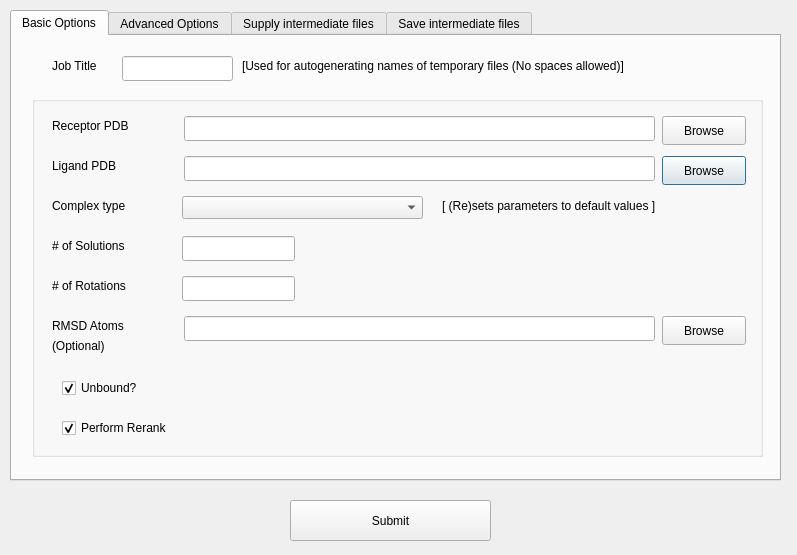
<ui version="4.0" >
 <class>dockUI</class>
 <widget class="QDialog" name="dockUI" >
  <property name="geometry" >
   <rect>
    <x>0</x>
    <y>0</y>
    <width>797</width>
    <height>555</height>
   </rect>
  </property>
  <property name="windowTitle" >
   <string>Submit Docking Job</string>
  </property>
  <widget class="QTabWidget" name="dockingTabs" >
   <property name="geometry" >
    <rect>
     <x>10</x>
     <y>10</y>
     <width>771</width>
     <height>471</height>
    </rect>
   </property>
   <property name="currentIndex" >
    <number>0</number>
   </property>
   <widget class="QWidget" name="tab" >
    <attribute name="title" >
     <string>Basic Options</string>
    </attribute>
    <widget class="QGroupBox" name="groupBox" >
     <property name="geometry" >
      <rect>
       <x>20</x>
       <y>60</y>
       <width>731</width>
       <height>361</height>
      </rect>
     </property>
     <property name="title" >
      <string/>
     </property>
     <widget class="QLabel" name="label" >
      <property name="geometry" >
       <rect>
        <x>20</x>
        <y>20</y>
        <width>131</width>
        <height>20</height>
       </rect>
      </property>
      <property name="whatsThis" >
       <string>Name of the PDB file for the static molecule</string>
      </property>
      <property name="text" >
       <string>Receptor PDB</string>
      </property>
     </widget>
     <widget class="QLabel" name="label_2" >
      <property name="geometry" >
       <rect>
        <x>20</x>
        <y>60</y>
        <width>131</width>
        <height>20</height>
       </rect>
      </property>
      <property name="whatsThis" >
       <string>Name of the PDB file for the moving molecule</string>
      </property>
      <property name="text" >
       <string>Ligand PDB</string>
      </property>
     </widget>
     <widget class="QLineEdit" name="receptorPDBTextBox" >
      <property name="geometry" >
       <rect>
        <x>152</x>
        <y>20</y>
        <width>471</width>
        <height>25</height>
       </rect>
      </property>
      <property name="toolTip" >
       <string/>
      </property>
      <property name="whatsThis" >
       <string>Name of the PDB file for the static molecule</string>
      </property>
      <property name="readOnly" >
       <bool>false</bool>
      </property>
     </widget>
     <widget class="QPushButton" name="ligandPDBButton" >
      <property name="geometry" >
       <rect>
        <x>630</x>
        <y>60</y>
        <width>84</width>
        <height>29</height>
       </rect>
      </property>
      <property name="text" >
       <string>Browse</string>
      </property>
     </widget>
     <widget class="QLineEdit" name="ligandPDBTextBox" >
      <property name="geometry" >
       <rect>
        <x>152</x>
        <y>60</y>
        <width>471</width>
        <height>25</height>
       </rect>
      </property>
      <property name="toolTip" >
       <string/>
      </property>
      <property name="whatsThis" >
       <string>Name of the PDB file for the moving molecule</string>
      </property>
      <property name="readOnly" >
       <bool>false</bool>
      </property>
     </widget>
     <widget class="QPushButton" name="receptorPDBButton" >
      <property name="geometry" >
       <rect>
        <x>630</x>
        <y>20</y>
        <width>84</width>
        <height>29</height>
       </rect>
      </property>
      <property name="text" >
       <string>Browse</string>
      </property>
     </widget>
     <widget class="QLabel" name="label_17" >
      <property name="geometry" >
       <rect>
        <x>20</x>
        <y>100</y>
        <width>131</width>
        <height>20</height>
       </rect>
      </property>
      <property name="whatsThis" >
       <string>Type of the docked complex that has four possible values: (1) antibody-antigen, (2) enzyme-inhibitor or enzyme-substrate, (3) neither antibody nor enzyme, and (4) unknown, in which case F2Dock tries to identify the complex type itself.</string>
      </property>
      <property name="text" >
       <string>Complex type</string>
      </property>
     </widget>
     <widget class="QComboBox" name="complexTypeCombo" >
      <property name="geometry" >
       <rect>
        <x>150</x>
        <y>100</y>
        <width>241</width>
        <height>23</height>
       </rect>
      </property>
      <property name="whatsThis" >
       <string>Type of the docked complex that has four possible values: (1) antibody-antigen, (2) enzyme-inhibitor or enzyme-substrate, (3) neither antibody nor enzyme, and (4) unknown, in which case F2Dock tries to identify the complex type itself.</string>
      </property>
     </widget>
     <widget class="QLineEdit" name="numSolTextBox" >
      <property name="geometry" >
       <rect>
        <x>150</x>
        <y>140</y>
        <width>113</width>
        <height>25</height>
       </rect>
      </property>
      <property name="whatsThis" >
       <string>A positive integer giving the upper bound on the number of top docking poses F2dock should output. Default value is 20000.</string>
      </property>
      <property name="text" >
       <string/>
      </property>
      <property name="maxLength" >
       <number>5</number>
      </property>
     </widget>
     <widget class="QLabel" name="label_6" >
      <property name="geometry" >
       <rect>
        <x>20</x>
        <y>140</y>
        <width>121</width>
        <height>20</height>
       </rect>
      </property>
      <property name="whatsThis" >
       <string>A positive integer giving the upper bound on the number of top docking poses F2dock should output. Default value is 20000.</string>
      </property>
      <property name="text" >
       <string># of Solutions</string>
      </property>
     </widget>
     <widget class="QCheckBox" name="rerankCheckBox" >
      <property name="geometry" >
       <rect>
        <x>30</x>
        <y>320</y>
        <width>211</width>
        <height>24</height>
       </rect>
      </property>
      <property name="whatsThis" >
       <string>If checked, the server would run GB-rerank after getting the results from F2Dock</string>
      </property>
      <property name="text" >
       <string>Perform Rerank</string>
      </property>
      <property name="iconSize" >
       <size>
        <width>20</width>
        <height>20</height>
       </size>
      </property>
      <property name="checked" >
       <bool>true</bool>
      </property>
     </widget>
     <widget class="QCheckBox" name="unboundCheckBox" >
      <property name="geometry" >
       <rect>
        <x>30</x>
        <y>280</y>
        <width>211</width>
        <height>24</height>
       </rect>
      </property>
      <property name="text" >
       <string>Unbound?</string>
      </property>
      <property name="iconSize" >
       <size>
        <width>20</width>
        <height>20</height>
       </size>
      </property>
      <property name="checked" >
       <bool>true</bool>
      </property>
     </widget>
     <widget class="QLabel" name="label_20" >
      <property name="geometry" >
       <rect>
        <x>410</x>
        <y>100</y>
        <width>281</width>
        <height>20</height>
       </rect>
      </property>
      <property name="text" >
       <string>[ (Re)sets parameters to default values ]</string>
      </property>
     </widget>
     <widget class="QLabel" name="label_30" >
      <property name="geometry" >
       <rect>
        <x>20</x>
        <y>180</y>
        <width>121</width>
        <height>20</height>
       </rect>
      </property>
      <property name="whatsThis" >
       <string>The specified number of top rotations from teh set of rotational samples are used. Note that, if all rotations are not used, F2Dock might miss the correct solution.</string>
      </property>
      <property name="text" >
       <string># of Rotations</string>
      </property>
     </widget>
     <widget class="QLineEdit" name="numRotTextBox" >
      <property name="geometry" >
       <rect>
        <x>150</x>
        <y>180</y>
        <width>113</width>
        <height>25</height>
       </rect>
      </property>
      <property name="whatsThis" >
       <string>The specified number of top rotations from teh set of rotational samples are used. Note that, if all rotations are not used, F2Dock might miss the correct solution.</string>
      </property>
      <property name="text" >
       <string/>
      </property>
      <property name="maxLength" >
       <number>5</number>
      </property>
     </widget>
     <widget class="QPushButton" name="rmsdButton" >
      <property name="geometry" >
       <rect>
        <x>630</x>
        <y>220</y>
        <width>84</width>
        <height>29</height>
       </rect>
      </property>
      <property name="text" >
       <string>Browse</string>
      </property>
     </widget>
     <widget class="QLineEdit" name="rmsdTextBox" >
      <property name="geometry" >
       <rect>
        <x>152</x>
        <y>220</y>
        <width>471</width>
        <height>25</height>
       </rect>
      </property>
      <property name="whatsThis" >
       <string>A list of atoms on the interface of the two proteins. For redocking exercises, this can be supplied to F2Dock to compute RMSD between the correct solution and the predicted solutions</string>
      </property>
      <property name="readOnly" >
       <bool>false</bool>
      </property>
     </widget>
     <widget class="QLabel" name="label_31" >
      <property name="geometry" >
       <rect>
        <x>20</x>
        <y>220</y>
        <width>131</width>
        <height>20</height>
       </rect>
      </property>
      <property name="whatsThis" >
       <string>A list of atoms on the interface of the two proteins. For redocking exercises, this can be supplied to F2Dock to compute RMSD between the correct solution and the predicted solutions</string>
      </property>
      <property name="text" >
       <string>RMSD Atoms</string>
      </property>
     </widget>
     <widget class="QLabel" name="label_32" >
      <property name="geometry" >
       <rect>
        <x>20</x>
        <y>240</y>
        <width>131</width>
        <height>20</height>
       </rect>
      </property>
      <property name="text" >
       <string>(Optional)</string>
      </property>
     </widget>
    </widget>
    <widget class="QLineEdit" name="titleTextBox" >
     <property name="geometry" >
      <rect>
       <x>110</x>
       <y>20</y>
       <width>111</width>
       <height>25</height>
      </rect>
     </property>
    </widget>
    <widget class="QLabel" name="label_4" >
     <property name="geometry" >
      <rect>
       <x>40</x>
       <y>20</y>
       <width>71</width>
       <height>20</height>
      </rect>
     </property>
     <property name="text" >
      <string>Job Title </string>
     </property>
    </widget>
    <widget class="QLabel" name="label_5" >
     <property name="geometry" >
      <rect>
       <x>230</x>
       <y>20</y>
       <width>481</width>
       <height>20</height>
      </rect>
     </property>
     <property name="whatsThis" >
      <string>Used for autogenerating names of temporary files (No spaces allowed)</string>
     </property>
     <property name="text" >
      <string>[Used for autogenerating names of temporary files (No spaces allowed)]</string>
     </property>
    </widget>
   </widget>
   <widget class="QWidget" name="tab_2" >
    <attribute name="title" >
     <string>Advanced Options</string>
    </attribute>
    <widget class="QGroupBox" name="groupBox_2" >
     <property name="geometry" >
      <rect>
       <x>390</x>
       <y>10</y>
       <width>361</width>
       <height>251</height>
      </rect>
     </property>
     <property name="title" >
      <string>Weights</string>
     </property>
     <widget class="QLabel" name="label_3" >
      <property name="geometry" >
       <rect>
        <x>30</x>
        <y>30</y>
        <width>221</width>
        <height>20</height>
       </rect>
      </property>
      <property name="whatsThis" >
       <string>See parameter description (available with the software) and/or the paper for details</string>
      </property>
      <property name="text" >
       <string>Skin-skin overlap weight</string>
      </property>
     </widget>
     <widget class="QLabel" name="label_7" >
      <property name="geometry" >
       <rect>
        <x>30</x>
        <y>60</y>
        <width>221</width>
        <height>20</height>
       </rect>
      </property>
      <property name="whatsThis" >
       <string>See parameter description (available with the software) and/or the paper for details</string>
      </property>
      <property name="text" >
       <string>Skin-core overlap weight</string>
      </property>
     </widget>
     <widget class="QLabel" name="label_8" >
      <property name="geometry" >
       <rect>
        <x>30</x>
        <y>90</y>
        <width>221</width>
        <height>20</height>
       </rect>
      </property>
      <property name="whatsThis" >
       <string>See parameter description (available with the software) and/or the paper for details</string>
      </property>
      <property name="text" >
       <string>Core-core overlap weight</string>
      </property>
     </widget>
     <widget class="QLabel" name="label_9" >
      <property name="geometry" >
       <rect>
        <x>30</x>
        <y>120</y>
        <width>221</width>
        <height>20</height>
       </rect>
      </property>
      <property name="whatsThis" >
       <string>See parameter description (available with the software) and/or the paper for details</string>
      </property>
      <property name="text" >
       <string>Electrostatic weight</string>
      </property>
     </widget>
     <widget class="QLabel" name="label_10" >
      <property name="geometry" >
       <rect>
        <x>30</x>
        <y>150</y>
        <width>221</width>
        <height>20</height>
       </rect>
      </property>
      <property name="whatsThis" >
       <string>See parameter description (available with the software) and/or the paper for details</string>
      </property>
      <property name="text" >
       <string>Hydrophobicity weight</string>
      </property>
     </widget>
     <widget class="QLabel" name="label_11" >
      <property name="geometry" >
       <rect>
        <x>30</x>
        <y>180</y>
        <width>221</width>
        <height>20</height>
       </rect>
      </property>
      <property name="whatsThis" >
       <string>See parameter description (available with the software) and/or the paper for details</string>
      </property>
      <property name="text" >
       <string>Hydrogen bonding weight</string>
      </property>
     </widget>
     <widget class="QLabel" name="label_12" >
      <property name="geometry" >
       <rect>
        <x>30</x>
        <y>210</y>
        <width>221</width>
        <height>20</height>
       </rect>
      </property>
      <property name="whatsThis" >
       <string>See parameter description (available with the software) and/or the paper for details</string>
      </property>
      <property name="text" >
       <string>Simple Charge Compl. weight</string>
      </property>
     </widget>
     <widget class="QLineEdit" name="ssWeightTextBox" >
      <property name="geometry" >
       <rect>
        <x>250</x>
        <y>30</y>
        <width>71</width>
        <height>25</height>
       </rect>
      </property>
      <property name="whatsThis" >
       <string>See parameter description (available with the software) and/or the paper for details</string>
      </property>
      <property name="inputMask" >
       <string/>
      </property>
      <property name="maxLength" >
       <number>6</number>
      </property>
     </widget>
     <widget class="QLineEdit" name="scWeightTextBox" >
      <property name="geometry" >
       <rect>
        <x>250</x>
        <y>60</y>
        <width>71</width>
        <height>25</height>
       </rect>
      </property>
      <property name="whatsThis" >
       <string>See parameter description (available with the software) and/or the paper for details</string>
      </property>
      <property name="inputMask" >
       <string/>
      </property>
      <property name="maxLength" >
       <number>6</number>
      </property>
     </widget>
     <widget class="QLineEdit" name="ccWeightTextBox" >
      <property name="geometry" >
       <rect>
        <x>250</x>
        <y>90</y>
        <width>71</width>
        <height>25</height>
       </rect>
      </property>
      <property name="whatsThis" >
       <string>See parameter description (available with the software) and/or the paper for details</string>
      </property>
      <property name="inputMask" >
       <string/>
      </property>
      <property name="maxLength" >
       <number>6</number>
      </property>
     </widget>
     <widget class="QLineEdit" name="elecWeightTextBox" >
      <property name="geometry" >
       <rect>
        <x>250</x>
        <y>120</y>
        <width>71</width>
        <height>25</height>
       </rect>
      </property>
      <property name="whatsThis" >
       <string>See parameter description (available with the software) and/or the paper for details</string>
      </property>
      <property name="inputMask" >
       <string/>
      </property>
      <property name="maxLength" >
       <number>6</number>
      </property>
     </widget>
     <widget class="QLineEdit" name="hydrophobicityWeightTextBox" >
      <property name="geometry" >
       <rect>
        <x>250</x>
        <y>150</y>
        <width>71</width>
        <height>25</height>
       </rect>
      </property>
      <property name="whatsThis" >
       <string>See parameter description (available with the software) and/or the paper for details</string>
      </property>
      <property name="inputMask" >
       <string/>
      </property>
      <property name="maxLength" >
       <number>6</number>
      </property>
     </widget>
     <widget class="QLineEdit" name="hbondWeightTextBox" >
      <property name="geometry" >
       <rect>
        <x>250</x>
        <y>180</y>
        <width>71</width>
        <height>25</height>
       </rect>
      </property>
      <property name="whatsThis" >
       <string>See parameter description (available with the software) and/or the paper for details</string>
      </property>
      <property name="inputMask" >
       <string/>
      </property>
      <property name="maxLength" >
       <number>6</number>
      </property>
     </widget>
     <widget class="QLineEdit" name="chargeWeightTextBox" >
      <property name="geometry" >
       <rect>
        <x>250</x>
        <y>210</y>
        <width>71</width>
        <height>25</height>
       </rect>
      </property>
      <property name="whatsThis" >
       <string>See parameter description (available with the software) and/or the paper for details</string>
      </property>
      <property name="inputMask" >
       <string/>
      </property>
      <property name="maxLength" >
       <number>6</number>
      </property>
     </widget>
    </widget>
    <widget class="QGroupBox" name="groupBox_3" >
     <property name="geometry" >
      <rect>
       <x>20</x>
       <y>10</y>
       <width>341</width>
       <height>131</height>
      </rect>
     </property>
     <property name="title" >
      <string>Search Space Parameters</string>
     </property>
     <widget class="QLineEdit" name="gridSpacingTextBox" >
      <property name="geometry" >
       <rect>
        <x>200</x>
        <y>30</y>
        <width>71</width>
        <height>25</height>
       </rect>
      </property>
      <property name="whatsThis" >
       <string>A suggested upper bound on the size of a gridcell. Used for discretizing the translational search space</string>
      </property>
      <property name="inputMask" >
       <string/>
      </property>
      <property name="maxLength" >
       <number>6</number>
      </property>
     </widget>
     <widget class="QLabel" name="label_14" >
      <property name="geometry" >
       <rect>
        <x>30</x>
        <y>30</y>
        <width>131</width>
        <height>20</height>
       </rect>
      </property>
      <property name="whatsThis" >
       <string>A suggested upper bound on the size of a gridcell. Used for discretizing the translational search space</string>
      </property>
      <property name="text" >
       <string>Grid Spacing</string>
      </property>
     </widget>
     <widget class="QLabel" name="label_18" >
      <property name="geometry" >
       <rect>
        <x>30</x>
        <y>60</y>
        <width>161</width>
        <height>20</height>
       </rect>
      </property>
      <property name="whatsThis" >
       <string>The rotational space SO3 is uniformly sampled. This is used to specify the sampling density.</string>
      </property>
      <property name="text" >
       <string>Rotational Sampling</string>
      </property>
     </widget>
     <widget class="QLabel" name="label_19" >
      <property name="geometry" >
       <rect>
        <x>30</x>
        <y>90</y>
        <width>161</width>
        <height>20</height>
       </rect>
      </property>
      <property name="whatsThis" >
       <string>A number specifying the number of hits to consider from each rotational sample</string>
      </property>
      <property name="text" >
       <string># of peaks per rotation</string>
      </property>
     </widget>
     <widget class="QLineEdit" name="peaksPerRotationTextBox" >
      <property name="geometry" >
       <rect>
        <x>200</x>
        <y>90</y>
        <width>71</width>
        <height>25</height>
       </rect>
      </property>
      <property name="whatsThis" >
       <string>A number specifying the number of hits to consider from each rotational sample</string>
      </property>
      <property name="inputMask" >
       <string/>
      </property>
      <property name="maxLength" >
       <number>6</number>
      </property>
     </widget>
     <widget class="QComboBox" name="rotSeparationCombo" >
      <property name="geometry" >
       <rect>
        <x>200</x>
        <y>60</y>
        <width>71</width>
        <height>23</height>
       </rect>
      </property>
      <property name="whatsThis" >
       <string>The rotational space SO3 is uniformly sampled. This is used to specify the sampling density.</string>
      </property>
     </widget>
    </widget>
    <widget class="QGroupBox" name="groupBox_6" >
     <property name="geometry" >
      <rect>
       <x>20</x>
       <y>150</y>
       <width>341</width>
       <height>181</height>
      </rect>
     </property>
     <property name="title" >
      <string>Filters</string>
     </property>
     <widget class="QCheckBox" name="clashFilterCheckBox" >
      <property name="geometry" >
       <rect>
        <x>30</x>
        <y>30</y>
        <width>161</width>
        <height>24</height>
       </rect>
      </property>
      <property name="whatsThis" >
       <string>F2Dock would filter out false positives based on steric clashes</string>
      </property>
      <property name="text" >
       <string>Apply Clash Filter</string>
      </property>
     </widget>
     <widget class="QCheckBox" name="vdwFilterCheckBox" >
      <property name="geometry" >
       <rect>
        <x>30</x>
        <y>60</y>
        <width>221</width>
        <height>24</height>
       </rect>
      </property>
      <property name="whatsThis" >
       <string>F2Dock would filter out false positives based on electrostatic (LJ) clashes</string>
      </property>
      <property name="text" >
       <string>Apply Lennard Jones Filter</string>
      </property>
     </widget>
     <widget class="QCheckBox" name="pseudoGsolFilterCheckBox" >
      <property name="geometry" >
       <rect>
        <x>30</x>
        <y>90</y>
        <width>261</width>
        <height>24</height>
       </rect>
      </property>
      <property name="whatsThis" >
       <string>F2Dock would filter out false positives based on a coarse solvation energy computation</string>
      </property>
      <property name="text" >
       <string>Apply Pseudo Gsol Filter</string>
      </property>
     </widget>
     <widget class="QCheckBox" name="dispersionFilterCheckBox" >
      <property name="geometry" >
       <rect>
        <x>30</x>
        <y>120</y>
        <width>251</width>
        <height>24</height>
       </rect>
      </property>
      <property name="whatsThis" >
       <string>F2Dock would filter out false positives based on dispersion</string>
      </property>
      <property name="text" >
       <string>Apply Dispersion Filter</string>
      </property>
     </widget>
     <widget class="QCheckBox" name="rerankFilterCheckBox" >
      <property name="geometry" >
       <rect>
        <x>30</x>
        <y>150</y>
        <width>241</width>
        <height>24</height>
       </rect>
      </property>
      <property name="whatsThis" >
       <string>F2Dock would apply a weighted sum of scores of the filters to rerank the solutions</string>
      </property>
      <property name="text" >
       <string>Apply Basic Reranking</string>
      </property>
     </widget>
    </widget>
    <widget class="QPushButton" name="resetButton" >
     <property name="geometry" >
      <rect>
       <x>470</x>
       <y>280</y>
       <width>201</width>
       <height>41</height>
      </rect>
     </property>
     <property name="text" >
      <string>Reset to default</string>
     </property>
    </widget>
    <widget class="QLabel" name="label_25" >
     <property name="geometry" >
      <rect>
       <x>40</x>
       <y>350</y>
       <width>151</width>
       <height>20</height>
      </rect>
     </property>
     <property name="text" >
      <string>Docking input file *</string>
     </property>
    </widget>
    <widget class="QLineEdit" name="dockingInputTextBox" >
     <property name="geometry" >
      <rect>
       <x>192</x>
       <y>350</y>
       <width>471</width>
       <height>25</height>
      </rect>
     </property>
     <property name="readOnly" >
      <bool>false</bool>
     </property>
    </widget>
    <widget class="QPushButton" name="dockingInputButton" >
     <property name="geometry" >
      <rect>
       <x>670</x>
       <y>350</y>
       <width>84</width>
       <height>29</height>
      </rect>
     </property>
     <property name="text" >
      <string>Browse</string>
     </property>
    </widget>
    <widget class="QLabel" name="label_26" >
     <property name="geometry" >
      <rect>
       <x>30</x>
       <y>380</y>
       <width>711</width>
       <height>20</height>
      </rect>
     </property>
     <property name="text" >
      <string>* [Can be used to specify any parameters, as well as to override the ones listed above.]</string>
     </property>
     <property name="alignment" >
      <set>Qt::AlignCenter</set>
     </property>
    </widget>
   </widget>
   <widget class="QWidget" name="tab_3" >
    <attribute name="title" >
     <string>Supply intermediate files</string>
    </attribute>
    <widget class="QGroupBox" name="groupBox_4" >
     <property name="geometry" >
      <rect>
       <x>20</x>
       <y>10</y>
       <width>731</width>
       <height>361</height>
      </rect>
     </property>
     <property name="title" >
      <string>(Optional) Providing any of these files significantly speeds up docking</string>
     </property>
     <widget class="QLabel" name="label_15" >
      <property name="geometry" >
       <rect>
        <x>22</x>
        <y>30</y>
        <width>131</width>
        <height>20</height>
       </rect>
      </property>
      <property name="text" >
       <string>Receptor PQR</string>
      </property>
     </widget>
     <widget class="QLabel" name="label_16" >
      <property name="geometry" >
       <rect>
        <x>22</x>
        <y>70</y>
        <width>131</width>
        <height>20</height>
       </rect>
      </property>
      <property name="text" >
       <string>Ligand PQR</string>
      </property>
     </widget>
     <widget class="QPushButton" name="receptorPQRButton" >
      <property name="geometry" >
       <rect>
        <x>630</x>
        <y>30</y>
        <width>84</width>
        <height>29</height>
       </rect>
      </property>
      <property name="text" >
       <string>Browse</string>
      </property>
     </widget>
     <widget class="QLineEdit" name="ligandPQRTextBox" >
      <property name="geometry" >
       <rect>
        <x>150</x>
        <y>70</y>
        <width>471</width>
        <height>25</height>
       </rect>
      </property>
      <property name="readOnly" >
       <bool>false</bool>
      </property>
     </widget>
     <widget class="QLineEdit" name="receptorPQRTextBox" >
      <property name="geometry" >
       <rect>
        <x>150</x>
        <y>30</y>
        <width>471</width>
        <height>25</height>
       </rect>
      </property>
      <property name="readOnly" >
       <bool>false</bool>
      </property>
     </widget>
     <widget class="QPushButton" name="ligandPQRButton" >
      <property name="geometry" >
       <rect>
        <x>630</x>
        <y>70</y>
        <width>84</width>
        <height>29</height>
       </rect>
      </property>
      <property name="text" >
       <string>Browse</string>
      </property>
     </widget>
     <widget class="QLineEdit" name="ligandF2dTextBox" >
      <property name="geometry" >
       <rect>
        <x>150</x>
        <y>150</y>
        <width>471</width>
        <height>25</height>
       </rect>
      </property>
      <property name="readOnly" >
       <bool>false</bool>
      </property>
     </widget>
     <widget class="QLabel" name="label_28" >
      <property name="geometry" >
       <rect>
        <x>18</x>
        <y>110</y>
        <width>131</width>
        <height>20</height>
       </rect>
      </property>
      <property name="text" >
       <string>Receptor F2d</string>
      </property>
     </widget>
     <widget class="QPushButton" name="ligandF2dButton" >
      <property name="geometry" >
       <rect>
        <x>630</x>
        <y>150</y>
        <width>84</width>
        <height>29</height>
       </rect>
      </property>
      <property name="text" >
       <string>Browse</string>
      </property>
     </widget>
     <widget class="QLabel" name="label_29" >
      <property name="geometry" >
       <rect>
        <x>18</x>
        <y>150</y>
        <width>131</width>
        <height>20</height>
       </rect>
      </property>
      <property name="text" >
       <string>Ligand F2d</string>
      </property>
     </widget>
     <widget class="QPushButton" name="receptorF2dButton" >
      <property name="geometry" >
       <rect>
        <x>630</x>
        <y>110</y>
        <width>84</width>
        <height>29</height>
       </rect>
      </property>
      <property name="text" >
       <string>Browse</string>
      </property>
     </widget>
     <widget class="QLineEdit" name="receptorF2dTextBox" >
      <property name="geometry" >
       <rect>
        <x>150</x>
        <y>110</y>
        <width>471</width>
        <height>25</height>
       </rect>
      </property>
      <property name="readOnly" >
       <bool>false</bool>
      </property>
     </widget>
     <widget class="QLineEdit" name="ligandRAWNTextBox" >
      <property name="geometry" >
       <rect>
        <x>150</x>
        <y>230</y>
        <width>471</width>
        <height>25</height>
       </rect>
      </property>
      <property name="readOnly" >
       <bool>false</bool>
      </property>
     </widget>
     <widget class="QLabel" name="label_21" >
      <property name="geometry" >
       <rect>
        <x>22</x>
        <y>190</y>
        <width>131</width>
        <height>20</height>
       </rect>
      </property>
      <property name="text" >
       <string>Receptor RAWN</string>
      </property>
     </widget>
     <widget class="QPushButton" name="ligandRAWNButton" >
      <property name="geometry" >
       <rect>
        <x>630</x>
        <y>230</y>
        <width>84</width>
        <height>29</height>
       </rect>
      </property>
      <property name="text" >
       <string>Browse</string>
      </property>
     </widget>
     <widget class="QLabel" name="label_22" >
      <property name="geometry" >
       <rect>
        <x>22</x>
        <y>230</y>
        <width>131</width>
        <height>20</height>
       </rect>
      </property>
      <property name="text" >
       <string>Ligand RAWN</string>
      </property>
     </widget>
     <widget class="QPushButton" name="receptorRAWNButton" >
      <property name="geometry" >
       <rect>
        <x>630</x>
        <y>190</y>
        <width>84</width>
        <height>29</height>
       </rect>
      </property>
      <property name="text" >
       <string>Browse</string>
      </property>
     </widget>
     <widget class="QLineEdit" name="receptorRAWNTextBox" >
      <property name="geometry" >
       <rect>
        <x>150</x>
        <y>190</y>
        <width>471</width>
        <height>25</height>
       </rect>
      </property>
      <property name="readOnly" >
       <bool>false</bool>
      </property>
     </widget>
     <widget class="QLineEdit" name="ligandQuadTextBox" >
      <property name="geometry" >
       <rect>
        <x>150</x>
        <y>310</y>
        <width>471</width>
        <height>25</height>
       </rect>
      </property>
      <property name="readOnly" >
       <bool>false</bool>
      </property>
     </widget>
     <widget class="QLabel" name="label_23" >
      <property name="geometry" >
       <rect>
        <x>22</x>
        <y>270</y>
        <width>131</width>
        <height>20</height>
       </rect>
      </property>
      <property name="text" >
       <string>Receptor Quad</string>
      </property>
     </widget>
     <widget class="QPushButton" name="ligandQuadButton" >
      <property name="geometry" >
       <rect>
        <x>630</x>
        <y>310</y>
        <width>84</width>
        <height>29</height>
       </rect>
      </property>
      <property name="text" >
       <string>Browse</string>
      </property>
     </widget>
     <widget class="QLabel" name="label_24" >
      <property name="geometry" >
       <rect>
        <x>22</x>
        <y>310</y>
        <width>131</width>
        <height>20</height>
       </rect>
      </property>
      <property name="text" >
       <string>Ligand Quad</string>
      </property>
     </widget>
     <widget class="QPushButton" name="receptorQuadButton" >
      <property name="geometry" >
       <rect>
        <x>630</x>
        <y>270</y>
        <width>84</width>
        <height>29</height>
       </rect>
      </property>
      <property name="text" >
       <string>Browse</string>
      </property>
     </widget>
     <widget class="QLineEdit" name="receptorQuadTextBox" >
      <property name="geometry" >
       <rect>
        <x>150</x>
        <y>270</y>
        <width>471</width>
        <height>25</height>
       </rect>
      </property>
      <property name="readOnly" >
       <bool>false</bool>
      </property>
     </widget>
    </widget>
    <widget class="QLabel" name="label_13" >
     <property name="geometry" >
      <rect>
       <x>20</x>
       <y>380</y>
       <width>721</width>
       <height>21</height>
      </rect>
     </property>
     <property name="text" >
      <string>[See user manual for description of these file types. These can be generated and stored using the next tab]</string>
     </property>
     <property name="alignment" >
      <set>Qt::AlignCenter</set>
     </property>
    </widget>
   </widget>
   <widget class="QWidget" name="tab_4" >
    <attribute name="title" >
     <string>Save intermediate files</string>
    </attribute>
    <widget class="QGroupBox" name="groupBox_5" >
     <property name="geometry" >
      <rect>
       <x>20</x>
       <y>10</y>
       <width>731</width>
       <height>321</height>
      </rect>
     </property>
     <property name="title" >
      <string>(Optional) Save files for future use</string>
     </property>
     <widget class="QCheckBox" name="receptorPQRCheckBox" >
      <property name="geometry" >
       <rect>
        <x>20</x>
        <y>30</y>
        <width>151</width>
        <height>24</height>
       </rect>
      </property>
      <property name="text" >
       <string>Receptor PQR</string>
      </property>
     </widget>
     <widget class="QCheckBox" name="ligandPQRCheckBox" >
      <property name="geometry" >
       <rect>
        <x>20</x>
        <y>60</y>
        <width>151</width>
        <height>24</height>
       </rect>
      </property>
      <property name="text" >
       <string>Ligand PQR</string>
      </property>
     </widget>
     <widget class="QCheckBox" name="ligandF2dCheckBox" >
      <property name="geometry" >
       <rect>
        <x>20</x>
        <y>120</y>
        <width>151</width>
        <height>24</height>
       </rect>
      </property>
      <property name="text" >
       <string>Ligand F2d</string>
      </property>
     </widget>
     <widget class="QCheckBox" name="receptorF2dCheckBox" >
      <property name="geometry" >
       <rect>
        <x>20</x>
        <y>90</y>
        <width>151</width>
        <height>24</height>
       </rect>
      </property>
      <property name="text" >
       <string>Receptor F2d</string>
      </property>
     </widget>
     <widget class="QCheckBox" name="ligandRAWNCheckBox" >
      <property name="geometry" >
       <rect>
        <x>20</x>
        <y>180</y>
        <width>151</width>
        <height>24</height>
       </rect>
      </property>
      <property name="text" >
       <string>Ligand RAWN</string>
      </property>
     </widget>
     <widget class="QCheckBox" name="receptorRAWNCheckBox" >
      <property name="geometry" >
       <rect>
        <x>20</x>
        <y>150</y>
        <width>151</width>
        <height>24</height>
       </rect>
      </property>
      <property name="text" >
       <string>Receptor RAWN</string>
      </property>
     </widget>
     <widget class="QCheckBox" name="ligandQuadCheckBox" >
      <property name="geometry" >
       <rect>
        <x>20</x>
        <y>240</y>
        <width>151</width>
        <height>24</height>
       </rect>
      </property>
      <property name="text" >
       <string>Ligand Quad</string>
      </property>
     </widget>
     <widget class="QCheckBox" name="receptorQuadCheckBox" >
      <property name="geometry" >
       <rect>
        <x>20</x>
        <y>210</y>
        <width>151</width>
        <height>24</height>
       </rect>
      </property>
      <property name="text" >
       <string>Receptor Quad</string>
      </property>
     </widget>
    </widget>
   </widget>
  </widget>
  <widget class="QPushButton" name="submitButton" >
   <property name="geometry" >
    <rect>
     <x>290</x>
     <y>500</y>
     <width>201</width>
     <height>41</height>
    </rect>
   </property>
   <property name="text" >
    <string>Submit</string>
   </property>
  </widget>
 </widget>
 <resources/>
 <connections/>
</ui>
